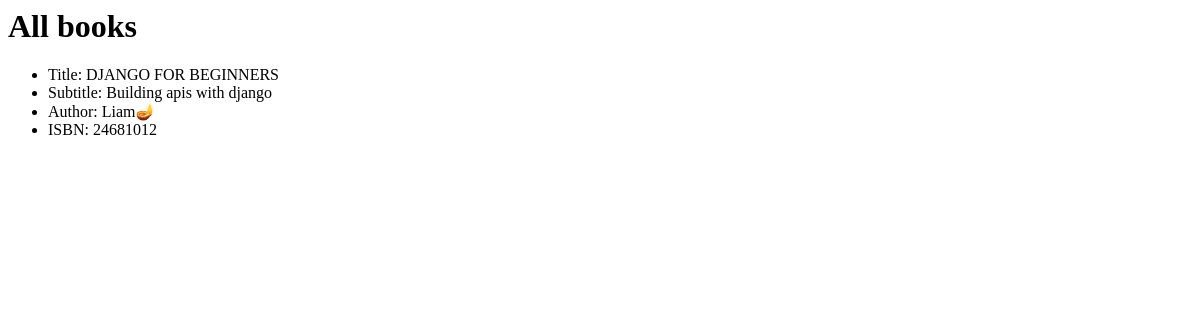
Before: / with the older database file.
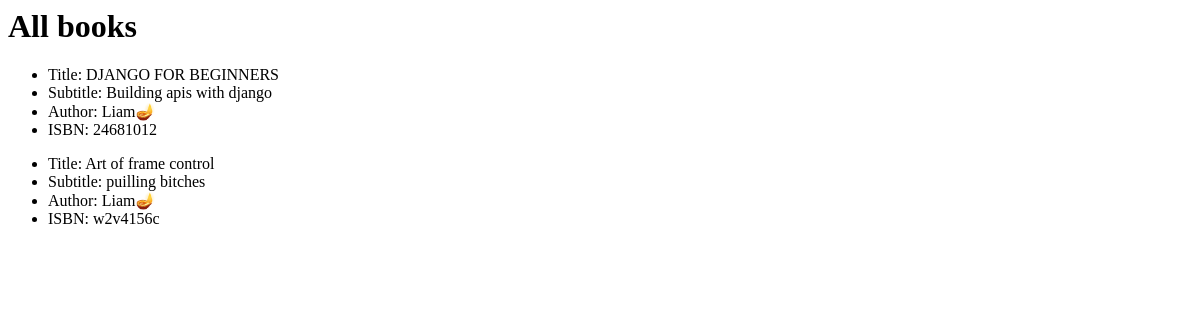
After: the same page with the newer database file.
### App/models.py (models this page shows, shortened)
class Book(models.Model):
    title = models.CharField(max_length=250)
    subtitle = models.CharField(max_length=250)
    author = models.CharField(max_length=100)
    isbn = models.CharField(max_length=13)

### App/views.py (the view)
# urls.py: path('', BookListView.as_view(), name='home'),
class BookListView(ListView):
    model = Book
    template_name = 'book_list.html'

### App/templates/book_list.html
<h1>All books</h1>
{% for book in object_list %}
<ul >
    <li>Title: {{ book.title }}</li>
    <li>Subtitle: {{ book.subtitle }}</li>
    <li>Author: {{ book.author }}</li>
    <li>ISBN: {{ book.isbn }}</li>
</ul>
{% endfor %}

Changed rows visible on the page:
added Book: title "Art of frame control", subtitle "puilling bitches", author "Liam🪔", isbn "w2v4156c"
